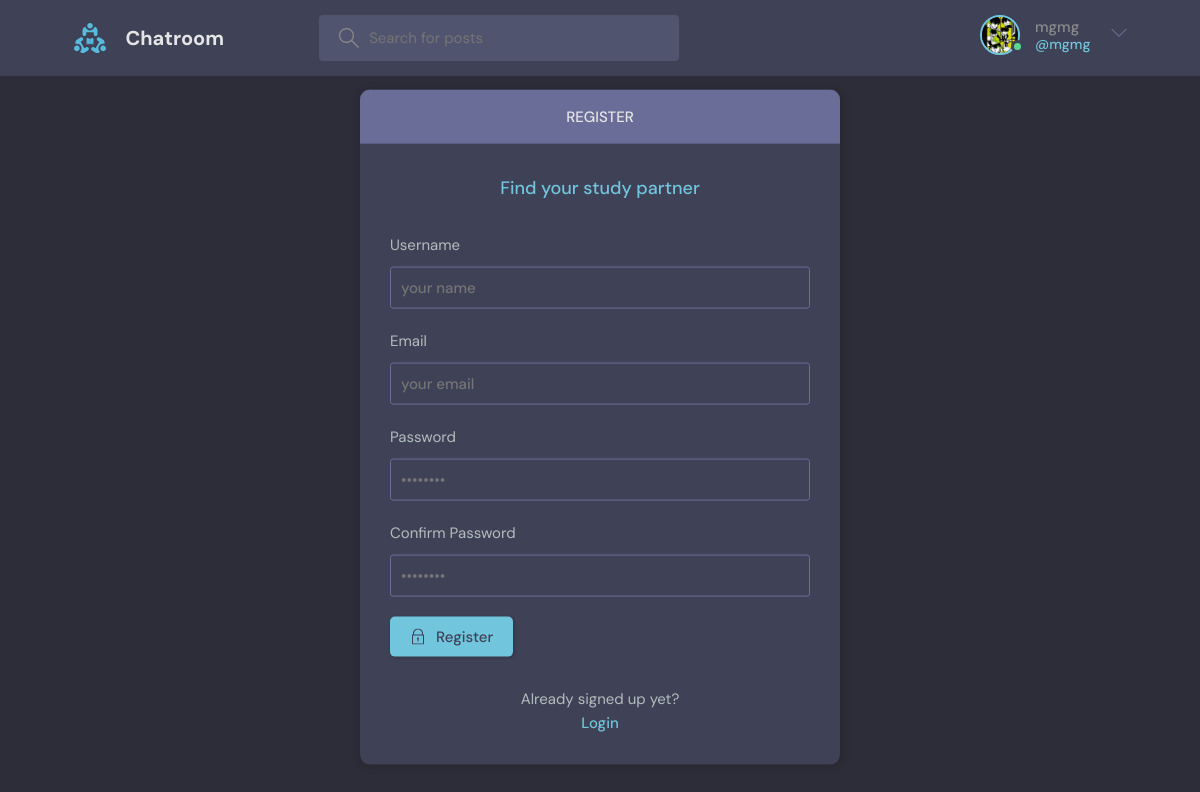
Screenshot of /register (signed in) with the database file from the repository.
### chatroom/models.py (models this page shows, shortened)
class CustomUser(AbstractBaseUser, PermissionsMixin):
    email = models.EmailField(blank=True, default='', unique=True)
    name = models.CharField(max_length=250, blank=True,)
    user_bio = models.TextField(blank=True, null=True)
    user_profile = models.ImageField(upload_to="userprofile", null=True, default="userprofile/avatar.svg")
    is_active = models.BooleanField(default=True)
    is_superuser = models.BooleanField(default=True)
    is_staff = models.BooleanField(default=True)
    joined_date = models.DateTimeField(default=timezone.now)
    last_login = models.DateTimeField(blank=True, null=True)
    objects = CustomUserManager()
    USERNAME_FIELD = 'email'
    EMAIL_FIELD = 'email'
    REQUIRED_FIELDS = []
    class Meta:
        verbose_name = 'User'
        verbose_name_plural = 'Users'

### chatroom/views.py (the view, shortened to what this page needs)
# urls.py: path('register', views.RegisterPage, name = 'register'),
def RegisterPage(request):
    return render(request, 'loginRegister.html', {'page': 'register'})

### chatroom/templates/loginRegister.html (shortened to what this page needs)
{% extends 'main.html' %}
{% block content %}
<main class="auth layout">
  {% if page == 'login' %}
  <div class="container">
    <div class="layout__box">
      <div class="layout__boxHeader">
        <div class="layout__boxTitle">
          <h3>Login</h3>
        </div>
      </div>
      <div class="layout__body">
        <h2 class="auth__tagline">Find your study partner</h2>
        <form class="form" action="" method="POST">
          {% csrf_token %}
          <div class="form__group form__group">
            <label for="room_name">Email</label>
            <input id="username" name="email" type="email" placeholder="write your email" />
          </div>
          <div class="form__group">
            <label for="password">Password</label>
            <input id="password" name="password" type="password"
              placeholder="&bull;&bull;&bull;&bull;&bull;&bull;&bull;&bull;" />
          </div>
          <button class="btn btn--main" type="submit">
            <svg version="1.1" xmlns="http://www.w3.org/2000/svg" width="32" height="32" viewBox="0 0 32 32">
              <title>lock</title>
              <path
                d="M27 12h-1v-2c0-5.514-4.486-10-10-10s-10 4.486-10 10v2h-1c-0.553 0-1 0.447-1 1v18c0 0.553 0.447 1 1 1h22c0.553 0 1-0.447 1-1v-18c0-0.553-0.447-1-1-1zM8 10c0-4.411 3.589-8 8-8s8 3.589 8 8v2h-16v-2zM26 30h-20v-16h20v16z">
              </path>
              <path
                d="M15 21.694v4.306h2v-4.306c0.587-0.348 1-0.961 1-1.694 0-1.105-0.895-2-2-2s-2 0.895-2 2c0 0.732 0.413 1.345 1 1.694z">
              </path>
            </svg>
            Login
          </button>
        </form>
        <div class="auth__action">
          <p>Haven't signed up yet?</p>
          <a href="{% url 'register' %}" class="btn btn--link">Sign Up</a>
        </div>
      </div>
    </div>
  </div>
  {% else %}
  <div class="container">
    <div class="layout__box">
      <div class="layout__boxHeader">
        <div class="layout__boxTitle">
          <h3>Register</h3>
        </div>
      </div>
      <div class="layout__body">
        <h2 class="auth__tagline">Find your study partner</h2>
        <form class="form" action="" method="POST">
          <div class="form__group form__group">
            <label for="room_name">Username</label>
            <input id="username" name="username" type="text" placeholder="your name" />
          </div>
          <div class="form__group form__group">
            <label for="room_name">Email</label>
            <input id="username" name="email" type="email" placeholder="your email" required/>
          </div>
          <div class="form__group">
            <label for="password">Password</label>
            <input id="password" name="password" type="password" placeholder="&bull;&bull;&bull;&bull;&bull;&bull;&bull;&bull;" required/>
          </div>
          <div class="form__group">
            <label for="confirm_password">Confirm Password</label>
            <input id="confirm_password" name="confirm_password" type="password" placeholder="&bull;&bull;&bull;&bull;&bull;&bull;&bull;&bull;" required/>
          </div>
          <button class="btn btn--main" type="submit">
            Register
          </button>
        </form>
        <div class="auth__action">
          <p>Already signed up yet?</p>
          <a href="{% url 'login' %}" class="btn btn--link">Login</a>
        </div>
      </div>
    </div>
  </div>
  {% endif %}
</main>
{% endblock %}

### templates/header.html (shortened to what this page needs)
{% load static %}
<header class="header header--loggedIn">
    <div class="container">
        <a href="{% url 'home' %}" class="header__logo">
            <img src="{% static 'images/logo.svg' %}" />
            <h1>Chatroom</h1>
        </a>
        <form class="header__search" method="GET" action="{% url 'home' %}">
            <label>
                <input name="search" placeholder="Search for posts" />
            </label>
        </form>
        <nav class="header__menu">
            {% if request.user.is_authenticated %}
            <div class="header__user">
                <a href="{% url 'userprofile' request.user.id %}">
                    <div class="avatar avatar--medium active">
                        <img src="{{request.user.user_profile.url}}" />
                    </div>
                    <p>
                        {% if request.user.name %}
                            {{ request.user.name }} <span>@{{ request.user.name }}</span>
                        {% else %}
                            anonymous <span>@anonymous</span>
                        {% endif %}
                    </p>
                </a>
                <button class="dropdown-button">
                    <svg version="1.1" xmlns="http://www.w3.org/2000/svg" width="32" height="32" viewBox="0 0 32 32">
                        <title>chevron-down</title>
                        <path d="M16 21l-13-13h-3l16 16 16-16h-3l-13 13z"></path>
                    </svg>
                </button>
            </div>
            {% else %}
            <a href="{% url 'login' %}">
                <img src="{% static 'images/avatar.svg' %}" />
                <p>Login</p>
            </a>
            {% endif %}
        </nav>
    </div>
</header>

### rows the page displays
CustomUser: user.user_profile (picture), user.name "mgmg"
